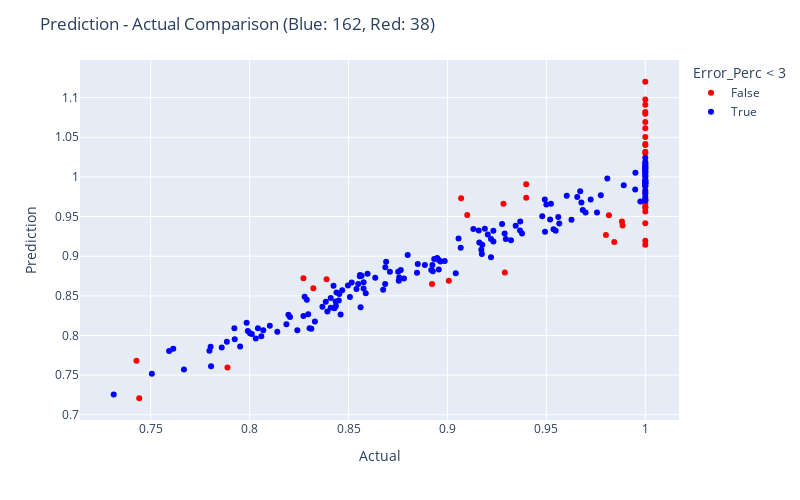

Notebook code for this chart:
### Code cell
fig = px.scatter(res, x="Actual", y="Prediction", color = "Error_Perc < 3", color_discrete_map= {True:"blue", False: "red"},
                 hover_data=["Actual", "Prediction", "Error_Perc"])

fig.update_layout(
    autosize=False,
    width=800,
    height=500,
    title_text=f"Prediction - Actual Comparison (Blue: {blue}, Red: {red})",
)

fig.show()

### Figure 1 — Plotly figure (JSON) as saved in the notebook; plotly's stock layout.template omitted (floating-point values rounded to 4 significant figures; data arrays with more than 128 entries replaced by an {"elided": "..."} marker saying what was removed)
{"data": [{"customdata": [[-8.054], [-6.755], [3.419], [9.754], [-3.514], [5.441], [-4.501], [-8.551], [6.139], [8.175], [3.18], [-3.046], [5.417], [-5.341], [-3.832], [3.606], [-3.135], [4.154], [4.608], [5.018], [12.0], [9.097], [-5.033], [6.938], [3.01], [-5.42], [-5.846], [3.835], [7.945], [3.276], [7.313], [-3.817], [4.097], [-3.701], [-4.374], [-3.05], [4.038], [-3.35]], "hovertemplate": "Error_Perc < 3=False<br>Actual=%{x}<br>Prediction=%{y}<br>Error_Perc=%{customdata[0]}<extra></extra>", "legendgroup": "False", "marker": {"color": "red", "symbol": "circle"}, "mode": "markers", "name": "False", "orientation": "v", "showlegend": true, "type": "scatter", "x": [1, 0.9843, 0.7428, 1, 0.9007, 0.8272, 0.9882, 1, 1, 1, 1, 0.8922, 0.9398, 0.929, 1, 0.9398, 0.7442, 1, 0.91, 1, 1, 1, 0.9885, 1, 1, 0.9801, 1, 0.8389, 1, 0.8322, 0.9069, 1, 0.9283, 0.7888, 1, 0.9816, 1, 1], "xaxis": "x", "y": [0.9195, 0.9178, 0.7682, 1.097, 0.869, 0.8722, 0.9437, 0.9145, 1.061, 1.082, 1.032, 0.865, 0.9908, 0.8794, 0.9617, 0.9737, 0.7209, 1.042, 0.9519, 1.05, 1.12, 1.091, 0.9388, 1.069, 1.03, 0.9269, 0.9415, 0.8711, 1.079, 0.8595, 0.9732, 0.9618, 0.9663, 0.7596, 0.9563, 0.9517, 1.04, 0.9665], "yaxis": "y"}, {"customdata": {"elided": "162x1 float values"}, "hovertemplate": "Error_Perc < 3=True<br>Actual=%{x}<br>Prediction=%{y}<br>Error_Perc=%{customdata[0]}<extra></extra>", "legendgroup": "True", "marker": {"color": "blue", "symbol": "circle"}, "mode": "markers", "name": "True", "orientation": "v", "showlegend": true, "type": "scatter", "x": {"elided": "162 float values"}, "xaxis": "x", "y": {"elided": "162 float values"}, "yaxis": "y"}], "layout": {"autosize": false, "height": 500, "legend": {"title": {"text": "Error_Perc < 3"}, "tracegroupgap": 0}, "margin": {"t": 60}, "title": {"text": "Prediction - Actual Comparison (Blue: 162, Red: 38)"}, "width": 800, "xaxis": {"anchor": "y", "autorange": true, "domain": [0, 1], "range": [0.7142, 1.017], "title": {"text": "Actual"}, "type": "linear"}, "yaxis": {"anchor": "x", "autorange": true, "domain": [0, 1], "range": [0.6935, 1.147], "title": {"text": "Prediction"}, "type": "linear"}}}
